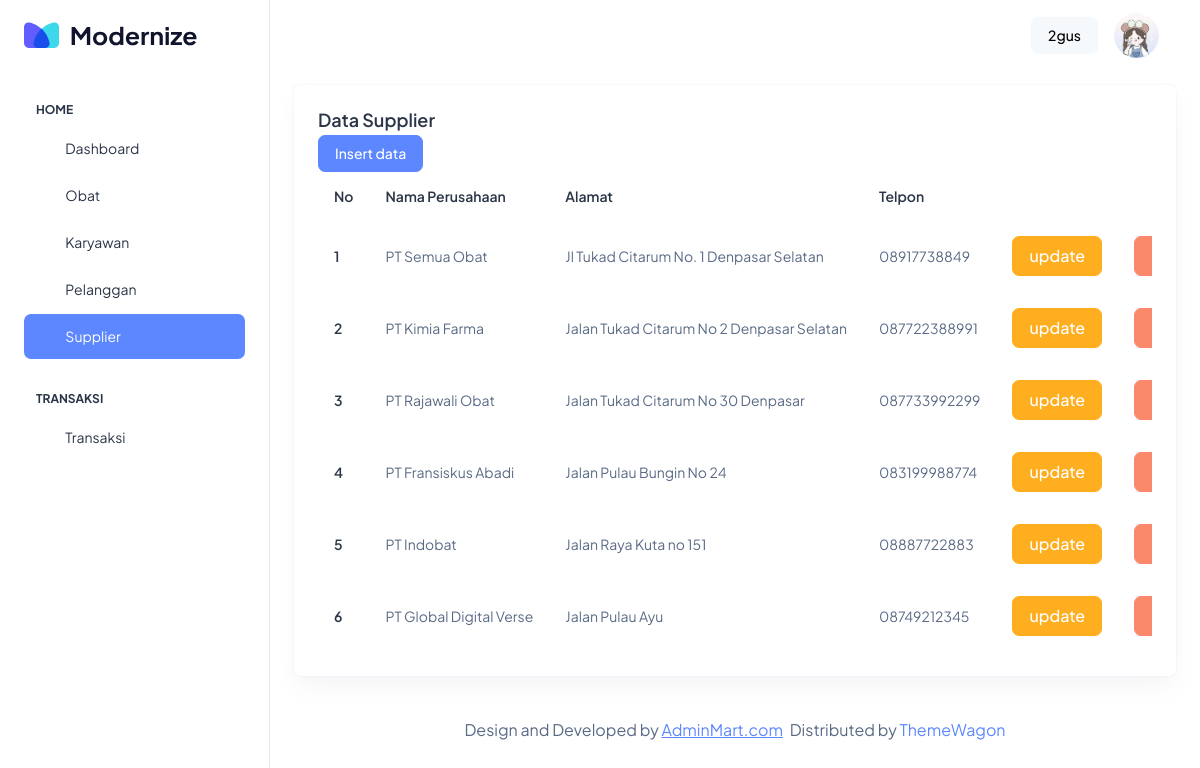
/supplier/tampil_supplier.php (signed in), run on the app's committed database.
### tables this page shows
CREATE TABLE `tb_supplier` (
  `id_supplier` int NOT NULL,
  `perusahaan` varchar(100) NOT NULL,
  `telp` varchar(20) NOT NULL,
  `alamat` text NOT NULL,
  `keterangan` varchar(100) NOT NULL
);

### supplier/tampil_supplier.php (the view, shortened to what this page needs)
<!doctype html>
<html lang="en">
<head>
    <link rel="stylesheet" href="../assets/css/styles.min.css" />
</head>
<body>
    <div class="page-wrapper" id="main-wrapper" data-layout="vertical" data-navbarbg="skin6" data-sidebartype="full"
        data-sidebar-position="fixed" data-header-position="fixed">
        <aside class="left-sidebar">
            <div>
                <div class="brand-logo d-flex align-items-center justify-content-between">
                    <a href="./index.html" class="text-nowrap logo-img">
                        <img src="../assets/images/logos/dark-logo.svg" width="180" alt="" />
                    </a>
                </div>
                <?php include("../component/sidebar.php") ?>
            </div>
        </aside>
        <div class="body-wrapper">
            <?php include("../component/header.php") ?>
            <div class="container-fluid">
                <div class="row">
                    <div class="col-lg-12 d-flex align-items-stretch">
                        <div class="card w-100">
                            <div class="card-body p-4">
                                <h5 class="card-title fw-semibold mb-1">Data Supplier</h5>
                                <a href="tambah_supplier.php" class="btn btn-primary">Insert data</a>
                                <div class="table-responsive">
                                    <table class="table text-nowrap mb-0 align-middle">
                                        <thead class="text-dark fs-4">
                                            <tr>
                                                <th class="border-bottom-0">
                                                    <h6 class="fw-semibold mb-0">No</h6>
                                                </th>
                                                <th class="border-bottom-0">
                                                    <h6 class="fw-semibold mb-0">Nama Perusahaan</h6>
                                                </th>
                                                <th class="border-bottom-0">
                                                    <h6 class="fw-semibold mb-0">Alamat</h6>
                                                </th>
                                                <th class="border-bottom-0">
                                                    <h6 class="fw-semibold mb-0">Telpon</h6>
                                                </th>
                                            </tr>
                                        </thead>
                                        <tbody>
                                            <?php
                                            include("../conn.php");
                                            $no = 1;
                                            $data_supplier = mysqli_query($conn, "SELECT * FROM tb_supplier");
                                            while ($data = mysqli_fetch_assoc($data_supplier)) {
                                            ?>
                                                <tr>
                                                    <td class="border-bottom-0">
                                                        <h6 class="fw-semibold mb-0"><?= $no++ ?></h6>
                                                    </td>
                                                    <td class="border-bottom-0">
                                                        <p class="mb-0 fw-normal"><?= $data['perusahaan']; ?></p>
                                                    </td>
                                                    <td class="border-bottom-0">
                                                        <p class="mb-0 fw-normal"><?= $data['alamat']; ?></p>
                                                    </td>
                                                    <td class="border-bottom-0">
                                                        <p class="mb-0 fw-normal"><?= $data['telp']; ?></p>
                                                    </td>
                                                    <td class="border-bottom-0">
                                                        <h6 class="fw-semibold mb-0 fs-4"><a href="edit_supplier.php?id_supplier=<?= $data['id_supplier'] ?>"
                                                                class="btn btn-warning">update</a></h6>
                                                    </td>
                                                    <td class="border-bottom-0">
                                                        <h6 class="fw-semibold mb-0 fs-4"><a href="hapus_supplier.php?id_supplier=<?= $data['id_supplier'] ?>"
                                                                class="btn btn-danger">DELETE</a></h6>
                                                    </td>
                                                </tr>
                                            <?php
                                            }
                                            ?>
                                        </tbody>
                                    </table>
                                </div>
                            </div>
                        </div>
                    </div>
                </div>
                <div class="py-6 px-6 text-center">
                    <p class="mb-0 fs-4">Design and Developed by <a href="https://adminmart.com/" target="_blank"
                            class="pe-1 text-primary text-decoration-underline">AdminMart.com</a> Distributed by <a
                            href="https://themewagon.com">ThemeWagon</a></p>
                </div>
            </div>
        </div>
    </div>
</body>
</html>

### data on the page
tb_supplier: perusahaan "PT Semua Obat", alamat "Jl Tukad Citarum No. 1 Denpasar Selatan", telp "08917738849"
tb_supplier: perusahaan "PT Kimia Farma", alamat "Jalan Tukad Citarum No 2 Denpasar Selatan", telp "087722388991"
tb_supplier: perusahaan "PT Rajawali Obat", alamat "Jalan Tukad Citarum No 30 Denpasar", telp "087733992299"
tb_supplier: perusahaan "PT Fransiskus Abadi", alamat "Jalan Pulau Bungin No 24", telp "083199988774"
tb_supplier: perusahaan "PT Indobat", alamat "Jalan Raya Kuta no 151", telp "08887722883"
tb_supplier: perusahaan "PT Global Digital Verse", alamat "Jalan Pulau Ayu", telp "08749212345"

### other printed values
$_SESSION['session_username'] "2gus"
